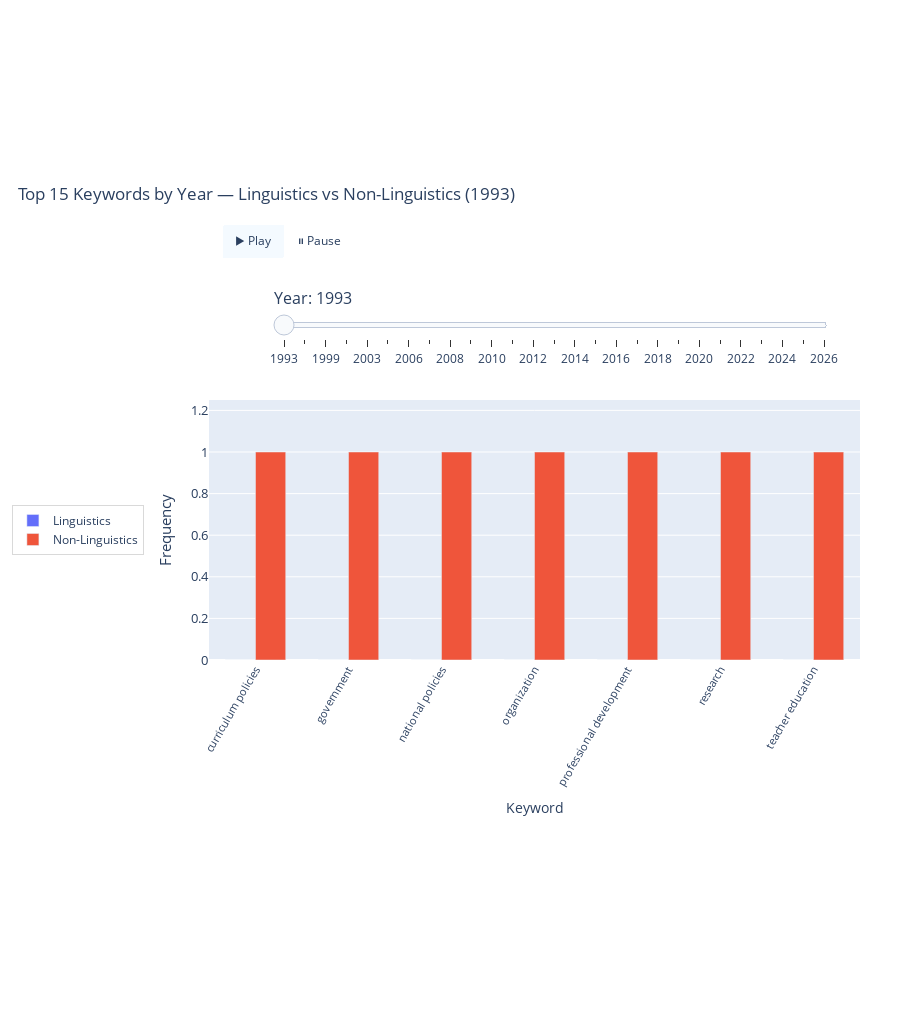

The cell this chart's notebook holds for it:
### Code cell
import pandas as pd
import re
import plotly.graph_objects as go

# =========================
# 可调参数（更开、更松）
TOP_N = 15
X_TICKANGLE = -60
X_TICKFONT_SIZE = 11
Y_TICKFONT_SIZE = 13
Y_TITLEFONT_SIZE = 15
FIG_HEIGHT = 1020
LEFT_MARGIN = 140          # ↑ 左侧多留白，给左侧图例腾空间的同时让y轴不挤
RIGHT_MARGIN = 40
TOP_MARGIN = 400           # ↑ 顶部更宽：播放键 + 时间轴 + 标题互不遮挡
BOTTOM_MARGIN = 360
BARGAP = 0.35
Y_MARGIN_RATIO = 1.25

# 顶部控件位置（按你的要求上移）
PLAYBTN_Y   = 1.70         # ↑ 播放/暂停更靠上
SLIDER_X    = 0.10         # 年份滑块略向中间
SLIDER_Y    = 1.45         # ↑ 年份滑块上移
SLIDER_LEN  = 0.86
PLAY_FRAME_MS = 800
PLAY_TRANS_MS = 200
# =========================

# 1) 读取数据
df = pd.read_csv("cexr.csv")

# 2) 标记 Linguistics 类别
df["is_linguistics"] = df["WoS Categories"].astype(str).str.contains(
    r"\blinguistics\b|\blanguage and linguistics\b", case=False, regex=True, na=False
)

# 3) 取需要的列并整理关键词
df_kw = df[["Publication Year", "Author Keywords", "is_linguistics"]].copy()
df_kw = df_kw.dropna(subset=["Author Keywords"])
df_kw["Publication Year"] = pd.to_numeric(df_kw["Publication Year"], errors="coerce")

def split_keywords(s: str):
    parts = re.split(r"[;,\|/]+", str(s))
    return [p.strip().lower() for p in parts if p.strip()]

df_kw["keyword"] = df_kw["Author Keywords"].apply(split_keywords)
df_kw = df_kw.explode("keyword")
df_kw = df_kw.dropna(subset=["keyword", "Publication Year"])

# 4) 统计每年、每组、每关键词频次
counts = (
    df_kw.groupby(["Publication Year", "is_linguistics", "keyword"])
         .size()
         .reset_index(name="freq")
)
counts["group"] = counts["is_linguistics"].map({True: "Linguistics", False: "Non-Linguistics"})

# 5) 为每年构建 Top-N 关键词并生成帧
years = sorted(counts["Publication Year"].dropna().unique())
frames = []
initial_year = int(years[0]) if len(years) > 0 else None

for yr in years:
    yri = int(yr)
    year_df = counts[counts["Publication Year"] == yr].copy()

    total_by_kw = year_df.groupby("keyword")["freq"].sum().sort_values(ascending=False)
    top_keywords = total_by_kw.head(TOP_N).index.tolist()
    year_top = year_df[year_df["keyword"].isin(top_keywords)].copy()

    pivot = year_top.pivot_table(
        index="keyword", columns="group", values="freq", aggfunc="sum", fill_value=0
    )
    for col in ["Linguistics", "Non-Linguistics"]:
        if col not in pivot.columns:
            pivot[col] = 0

    pivot["total"] = pivot["Linguistics"] + pivot["Non-Linguistics"]
    pivot = pivot.sort_values("total", ascending=False)

    x_keywords = pivot.index.tolist()
    y_ling = pivot["Linguistics"].clip(lower=0).tolist()
    y_non  = pivot["Non-Linguistics"].clip(lower=0).tolist()
    ymax = max([0] + y_ling + y_non) * Y_MARGIN_RATIO
    if ymax <= 0:
        ymax = 1.0

    frames.append(
        go.Frame(
            name=str(yri),
            data=[
                go.Bar(x=x_keywords, y=y_ling, name="Linguistics"),
                go.Bar(x=x_keywords, y=y_non,  name="Non-Linguistics")
            ],
            layout=go.Layout(
                title_text=f"Top {TOP_N} Keywords by Year — Linguistics vs Non-Linguistics ({yri})",
                xaxis=dict(
                    categoryorder="array",
                    categoryarray=x_keywords,
                    tickangle=X_TICKANGLE,
                    tickfont=dict(size=X_TICKFONT_SIZE),
                    ticklabelposition="outside bottom",
                    automargin=True
                ),
                yaxis=dict(
                    range=[0, ymax],
                    title="Frequency",
                    tickfont=dict(size=Y_TICKFONT_SIZE),
                    titlefont=dict(size=Y_TITLEFONT_SIZE),
                    automargin=True
                )
            )
        )
    )

# 6) 初始图
fig4 = go.Figure()
if initial_year is not None:
    init = [f for f in frames if f.name == str(initial_year)][0]
    for tr in init.data:
        fig4.add_trace(tr)
    title_text = init.layout.title.text
    init_x = init.data[0]["x"] if len(init.data) > 0 else []
    init_ymax = init.layout.yaxis.range[1]
else:
    fig4.add_trace(go.Bar(x=[], y=[], name="Linguistics"))
    fig4.add_trace(go.Bar(x=[], y=[], name="Non-Linguistics"))
    title_text = f"Top {TOP_N} Keywords by Year — Linguistics vs Non-Linguistics"
    init_x = []
    init_ymax = 10

fig4.frames = frames

# 7) 年份滑块（上部，略向中间）
steps = [
    dict(
        method="animate",
        args=[[str(int(yr))],
              dict(mode="immediate", frame=dict(duration=0, redraw=True),
                   transition=dict(duration=0))],
        label=str(int(yr))
    ) for yr in years
]

sliders = [dict(
    active=0,
    x=SLIDER_X, y=SLIDER_Y,
    len=SLIDER_LEN,
    xanchor="left",
    yanchor="top",
    pad={"t": 0, "b": 0},
    currentvalue={"prefix": "Year: ", "font": {"size": 16}},
    steps=steps
)]

# 8) 播放/暂停按钮（左上角，上移）
play_buttons = dict(
    type="buttons",
    direction="right",
    x=0.02, y=PLAYBTN_Y,
    xanchor="left",
    yanchor="top",
    pad={"r": 12, "t": 6},
    showactive=True,
    bgcolor="rgba(0,0,0,0)",
    bordercolor="rgba(0,0,0,0)",
    buttons=[
        dict(label="▶ Play",
             method="animate",
             args=[None, dict(fromcurrent=True,
                              frame=dict(duration=PLAY_FRAME_MS, redraw=True),
                              transition=dict(duration=PLAY_TRANS_MS))]),
        dict(label="⏸ Pause",
             method="animate",
             args=[[None], dict(mode="immediate",
                                frame=dict(duration=0, redraw=False),
                                transition=dict(duration=0))])
    ]
)

# 9) 布局：图例放到图外左侧，纵向；其余不变
fig4.update_layout(
    title=dict(text=title_text, x=0.02, xanchor="left"),
    xaxis=dict(
        tickangle=X_TICKANGLE,
        tickfont=dict(size=X_TICKFONT_SIZE),
        ticklabelposition="outside bottom",
        title="Keyword",
        categoryorder="array",
        categoryarray=init_x,
        automargin=True
    ),
    yaxis=dict(
        title="Frequency",
        tickfont=dict(size=Y_TICKFONT_SIZE),
        titlefont=dict(size=Y_TITLEFONT_SIZE),
        range=[0, init_ymax],
        automargin=True
    ),
    barmode="group",
    bargap=BARGAP,
    height=FIG_HEIGHT,
    margin=dict(l=LEFT_MARGIN, r=RIGHT_MARGIN, t=TOP_MARGIN, b=BOTTOM_MARGIN),
    legend=dict(
        orientation="v",
        x=-0.10, xanchor="right",   # ← 图外左边
        y=0.5,  yanchor="middle",
        bgcolor="rgba(255,255,255,0.9)",
        bordercolor="rgba(0,0,0,0.15)",
        borderwidth=1
    ),
    sliders=sliders,
    updatemenus=[play_buttons]
)

fig4.show()

### Figure 1 — Plotly figure (JSON) as saved in the notebook; plotly's stock layout.template omitted (floating-point values rounded to 4 significant figures)
{"data": [{"name": "Linguistics", "type": "bar", "x": ["curriculum policies", "government", "national policies", "organization", "professional development", "research", "teacher education"], "y": [0, 0, 0, 0, 0, 0, 0]}, {"name": "Non-Linguistics", "type": "bar", "x": ["curriculum policies", "government", "national policies", "organization", "professional development", "research", "teacher education"], "y": [1, 1, 1, 1, 1, 1, 1]}], "layout": {"bargap": 0.35, "barmode": "group", "height": 1020, "legend": {"bgcolor": "rgba(255,255,255,0.9)", "bordercolor": "rgba(0,0,0,0.15)", "borderwidth": 1, "orientation": "v", "x": -0.1, "xanchor": "right", "y": 0.5, "yanchor": "middle"}, "margin": {"b": 360, "l": 140, "r": 40, "t": 400}, "sliders": [{"active": 0, "currentvalue": {"font": {"size": 16}, "prefix": "Year: "}, "len": 0.86, "pad": {"b": 0, "t": 0}, "steps": [{"args": [["1993"], {"frame": {"duration": 0, "redraw": true}, "mode": "immediate", "transition": {"duration": 0}}], "label": "1993", "method": "animate"}, {"args": [["1997"], {"frame": {"duration": 0, "redraw": true}, "mode": "immediate", "transition": {"duration": 0}}], "label": "1997", "method": "animate"}, {"args": [["1999"], {"frame": {"duration": 0, "redraw": true}, "mode": "immediate", "transition": {"duration": 0}}], "label": "1999", "method": "animate"}, {"args": [["2002"], {"frame": {"duration": 0, "redraw": true}, "mode": "immediate", "transition": {"duration": 0}}], "label": "2002", "method": "animate"}, {"args": [["2003"], {"frame": {"duration": 0, "redraw": true}, "mode": "immediate", "transition": {"duration": 0}}], "label": "2003", "method": "animate"}, {"args": [["2005"], {"frame": {"duration": 0, "redraw": true}, "mode": "immediate", "transition": {"duration": 0}}], "label": "2005", "method": "animate"}, {"args": [["2006"], {"frame": {"duration": 0, "redraw": true}, "mode": "immediate", "transition": {"duration": 0}}], "label": "2006", "method": "animate"}, {"args": [["2007"], {"frame": {"duration": 0, "redraw": true}, "mode": "immediate", "transition": {"duration": 0}}], "label": "2007", "method": "animate"}, {"args": [["2008"], {"frame": {"duration": 0, "redraw": true}, "mode": "immediate", "transition": {"duration": 0}}], "label": "2008", "method": "animate"}, {"args": [["2009"], {"frame": {"duration": 0, "redraw": true}, "mode": "immediate", "transition": {"duration": 0}}], "label": "2009", "method": "animate"}, {"args": [["2010"], {"frame": {"duration": 0, "redraw": true}, "mode": "immediate", "transition": {"duration": 0}}], "label": "2010", "method": "animate"}, {"args": [["2011"], {"frame": {"duration": 0, "redraw": true}, "mode": "immediate", "transition": {"duration": 0}}], "label": "2011", "method": "animate"}, {"args": [["2012"], {"frame": {"duration": 0, "redraw": true}, "mode": "immediate", "transition": {"duration": 0}}], "label": "2012", "method": "animate"}, {"args": [["2013"], {"frame": {"duration": 0, "redraw": true}, "mode": "immediate", "transition": {"duration": 0}}], "label": "2013", "method": "animate"}, {"args": [["2014"], {"frame": {"duration": 0, "redraw": true}, "mode": "immediate", "transition": {"duration": 0}}], "label": "2014", "method": "animate"}, {"args": [["2015"], {"frame": {"duration": 0, "redraw": true}, "mode": "immediate", "transition": {"duration": 0}}], "label": "2015", "method": "animate"}, {"args": [["2016"], {"frame": {"duration": 0, "redraw": true}, "mode": "immediate", "transition": {"duration": 0}}], "label": "2016", "method": "animate"}, {"args": [["2017"], {"frame": {"duration": 0, "redraw": true}, "mode": "immediate", "transition": {"duration": 0}}], "label": "2017", "method": "animate"}, {"args": [["2018"], {"frame": {"duration": 0, "redraw": true}, "mode": "immediate", "transition": {"duration": 0}}], "label": "2018", "method": "animate"}, {"args": [["2019"], {"frame": {"duration": 0, "redraw": true}, "mode": "immediate", "transition": {"duration": 0}}], "label": "2019", "method": "animate"}, {"args": [["2020"], {"frame": {"duration": 0, "redraw": true}, "mode": "immediate", "transition": {"duration": 0}}], "label": "2020", "method": "animate"}, {"args": [["2021"], {"frame": {"duration": 0, "redraw": true}, "mode": "immediate", "transition": {"duration": 0}}], "label": "2021", "method": "animate"}, {"args": [["2022"], {"frame": {"duration": 0, "redraw": true}, "mode": "immediate", "transition": {"duration": 0}}], "label": "2022", "method": "animate"}, {"args": [["2023"], {"frame": {"duration": 0, "redraw": true}, "mode": "immediate", "transition": {"duration": 0}}], "label": "2023", "method": "animate"}, {"args": [["2024"], {"frame": {"duration": 0, "redraw": true}, "mode": "immediate", "transition": {"duration": 0}}], "label": "2024", "method": "animate"}, {"args": [["2025"], {"frame": {"duration": 0, "redraw": true}, "mode": "immediate", "transition": {"duration": 0}}], "label": "2025", "method": "animate"}, {"args": [["2026"], {"frame": {"duration": 0, "redraw": true}, "mode": "immediate", "transition": {"duration": 0}}], "label": "2026", "method": "animate"}], "x": 0.1, "xanchor": "left", "y": 1.45, "yanchor": "top"}], "title": {"text": "Top 15 Keywords by Year — Linguistics vs Non-Linguistics (1993)", "x": 0.02, "xanchor": "left"}, "updatemenus": [{"bgcolor": "rgba(0,0,0,0)", "bordercolor": "rgba(0,0,0,0)", "buttons": [{"args": [null, {"frame": {"duration": 800, "redraw": true}, "fromcurrent": true, "transition": {"duration": 200}}], "label": "▶ Play", "method": "animate"}, {"args": [[null], {"frame": {"duration": 0, "redraw": false}, "mode": "immediate", "transition": {"duration": 0}}], "label": "⏸ Pause", "method": "animate"}], "direction": "right", "pad": {"r": 12, "t": 6}, "showactive": true, "type": "buttons", "x": 0.02, "xanchor": "left", "y": 1.7, "yanchor": "top"}], "xaxis": {"automargin": true, "categoryarray": ["curriculum policies", "government", "national policies", "organization", "professional development", "research", "teacher education"], "categoryorder": "array", "tickangle": -60, "tickfont": {"size": 11}, "ticklabelposition": "outside bottom", "title": {"text": "Keyword"}}, "yaxis": {"automargin": true, "range": [0, 1.25], "tickfont": {"size": 13}, "title": {"font": {"size": 15}, "text": "Frequency"}}}}
